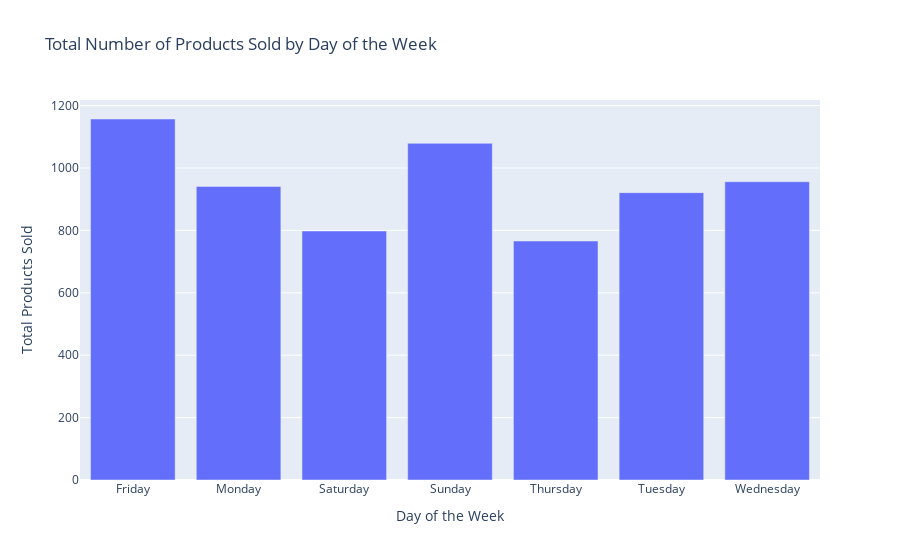

Notebook code cell kept with this figure:
### Code cell
grouped_data = merged_dataset.groupby('week_day_name')['quantity'].sum().reset_index()

traces = go.Bar(x=grouped_data['week_day_name'], y=grouped_data['quantity'])

layout = go.Layout(
    title='Total Number of Products Sold by Day of the Week',
    xaxis=dict(title='Day of the Week'),
    yaxis=dict(title='Total Products Sold'),
)

fig = go.Figure(data=traces, layout=layout)
fig.show()

### Figure 1 — Plotly figure (JSON) as saved in the notebook; plotly's stock layout.template omitted (floating-point values rounded to 4 significant figures)
{"data": [{"type": "bar", "x": ["Friday", "Monday", "Saturday", "Sunday", "Thursday", "Tuesday", "Wednesday"], "y": [1157, 941, 798, 1079, 766, 921, 956]}], "layout": {"title": {"text": "Total Number of Products Sold by Day of the Week"}, "xaxis": {"title": {"text": "Day of the Week"}}, "yaxis": {"title": {"text": "Total Products Sold"}}}}
